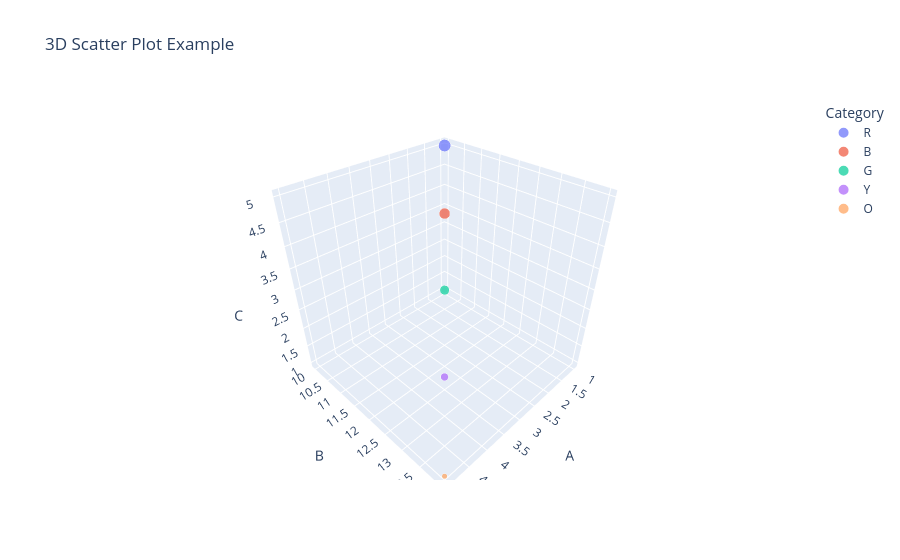

The code cell stored with this chart in its notebook:
### Code cell
#13.A Create a 3D scatter plot  using Plotly
import plotly.express as px
import pandas as pd

# Data
data = {
    'A': [1, 2, 3, 4, 5],
    'B': [10, 11, 12, 13, 14],
    'C': [5, 4, 3, 2, 1],
    'Category': ['R', 'B', 'G', 'Y', 'O']
}


df = pd.DataFrame(data) # Create DataFrame

# Create 3D scatter plot
fig = px.scatter_3d(
    df,
    x='A',
    y='B',
    z='C',
    color='Category',   # categorical color
    size='C',           # numeric size (use an existing column)
    title='3D Scatter Plot Example'
)

# Show plot
fig.show()

### Figure 1 — Plotly figure (JSON) as saved in the notebook; plotly's stock layout.template omitted (floating-point values rounded to 4 significant figures)
{"data": [{"hovertemplate": "Category=R<br>A=%{x}<br>B=%{y}<br>C=%{marker.size}<extra></extra>", "legendgroup": "R", "marker": {"color": "#636efa", "size": [5], "sizemode": "area", "sizeref": 0.0125, "symbol": "circle"}, "mode": "markers", "name": "R", "scene": "scene", "showlegend": true, "type": "scatter3d", "x": [1], "y": [10], "z": [5]}, {"hovertemplate": "Category=B<br>A=%{x}<br>B=%{y}<br>C=%{marker.size}<extra></extra>", "legendgroup": "B", "marker": {"color": "#EF553B", "size": [4], "sizemode": "area", "sizeref": 0.0125, "symbol": "circle"}, "mode": "markers", "name": "B", "scene": "scene", "showlegend": true, "type": "scatter3d", "x": [2], "y": [11], "z": [4]}, {"hovertemplate": "Category=G<br>A=%{x}<br>B=%{y}<br>C=%{marker.size}<extra></extra>", "legendgroup": "G", "marker": {"color": "#00cc96", "size": [3], "sizemode": "area", "sizeref": 0.0125, "symbol": "circle"}, "mode": "markers", "name": "G", "scene": "scene", "showlegend": true, "type": "scatter3d", "x": [3], "y": [12], "z": [3]}, {"hovertemplate": "Category=Y<br>A=%{x}<br>B=%{y}<br>C=%{marker.size}<extra></extra>", "legendgroup": "Y", "marker": {"color": "#ab63fa", "size": [2], "sizemode": "area", "sizeref": 0.0125, "symbol": "circle"}, "mode": "markers", "name": "Y", "scene": "scene", "showlegend": true, "type": "scatter3d", "x": [4], "y": [13], "z": [2]}, {"hovertemplate": "Category=O<br>A=%{x}<br>B=%{y}<br>C=%{marker.size}<extra></extra>", "legendgroup": "O", "marker": {"color": "#FFA15A", "size": [1], "sizemode": "area", "sizeref": 0.0125, "symbol": "circle"}, "mode": "markers", "name": "O", "scene": "scene", "showlegend": true, "type": "scatter3d", "x": [5], "y": [14], "z": [1]}], "layout": {"legend": {"itemsizing": "constant", "title": {"text": "Category"}, "tracegroupgap": 0}, "scene": {"domain": {"x": [0, 1], "y": [0, 1]}, "xaxis": {"title": {"text": "A"}}, "yaxis": {"title": {"text": "B"}}, "zaxis": {"title": {"text": "C"}}}, "title": {"text": "3D Scatter Plot Example"}}}
